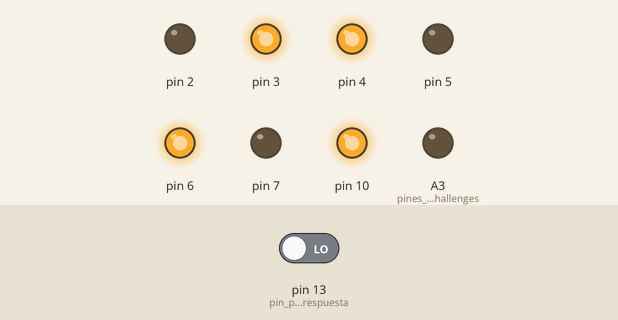
Bench run of a sketch on a simulated Arduino Uno, built with avr-gcc and run on an emulated ATmega328P. On the bench: output pins drawn as LEDs (lit = HIGH). The inputs (shaded band) are chosen by the test bench; at power-on: pin 13 (pin_para_la_respuesta) LOW. What the sketch prints to the serial monitor is not drawn.

Above: at 0.1 s.
Timing chart, 0 to 1.6 s (numbered marks = the images above):
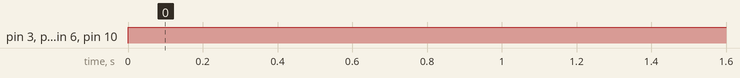

Measured:
- by itself, pin 3, pin 4, pin 6, pin 10: LOW → HIGH at 0.00 s

The sketch:

Prueba8C1R.ino
```cpp
#include <Wire.h>

#define n 8 //longitud de la palabra de entrada (challenge)

int X[n] = {0,1,0,1,1,0,1,0}; //CHallenge de entrada para la PUF
int Y;

void setup() {

   Serial.begin(9600);

   pinMode(A3, OUTPUT); //pines para los challenges
   pinMode(10, OUTPUT);
   pinMode(2, OUTPUT);
   pinMode(3, OUTPUT);
   pinMode(4, OUTPUT);
   pinMode(5, OUTPUT);
   pinMode(6, OUTPUT);
   pinMode(7, OUTPUT);

   pinMode(13, INPUT); //pin para la respuesta
}

void loop() {

 digitalWrite(A3,X[0]);
 digitalWrite(10,X[1]);
 digitalWrite(2,X[2]);
 digitalWrite(3,X[3]);
 digitalWrite(4,X[4]);
 digitalWrite(5,X[5]);
 digitalWrite(6,X[6]);
 digitalWrite(7,X[7]);


 Serial.println("------------------------------------------------------");
 Serial.print("OUT: ");
 Serial.println(digitalRead(13)); //salida de la puf (response)

}
```

Trifork.c
```cpp
#include <stdio.h>
#include <math.h>
#define n 10 //cantidad de numeros por muestra
#define r1 7 //primer lag de x
#define s1 1 //segundo lag de x
#define r2 5 //primer lag de y
#define s2 2//segundo lag de y
#define r3 4//primer lag de z
#define s3 1//segundo lag de z
#define N 3 //tamaño de la palabra
#define m 8 //modulo (2^N)
#define d 2 //cantidad de desplazamientos

int main()
{
    int X[n] = {1,0,3,5,7,4,5,0,1,6};
    int Y[n] = {2,4,1,5,6,3,2,1,7,5};
    int Z[n] = {0,2,1,3,6,7,4,5,3,7};
    int w; //salida del algoritmo
    int xp;//X'n
    int yp;//Y'n
    int zp;//Z'n
    int xs;//Xn
    int ys;//Yn
    int zs;//Zn
    while(1){
        xp = ((X[(n-1)-r1]+X[(n-1)-s1]) % m) >> d;
        yp = ((Y[(n-1)-r2]+X[(n-1)-s2]) % m) >> d;
        zp = ((Z[(n-1)-r3]+X[(n-1)-s3]) % m) >> d;

        xs = ((X[(n-1)-r1]+X[(n-1)-s1]) % m) ^ zp;
        ys = ((Y[(n-1)-r2]+Y[(n-1)-s2]) % m) ^ xp;
        zs = ((Z[(n-1)-r3]+Z[(n-1)-s3]) % m) ^ yp;

        w = xs ^ zs;

       printf("W: %d \n",w);
       //Desplazar los 3 arrays y añadir el ultimo
       //valor calculado
       for(int i = (n-1); i >= 0;i--){
        X[i]=X[i-1];
        Y[i]=Y[i-1];
        Z[i]=Z[i-1];
       }
        X[0]=xs;
        Y[0]=ys;
        Z[0]=zs;
    }

    system("pause");
    return 0;
}
```
